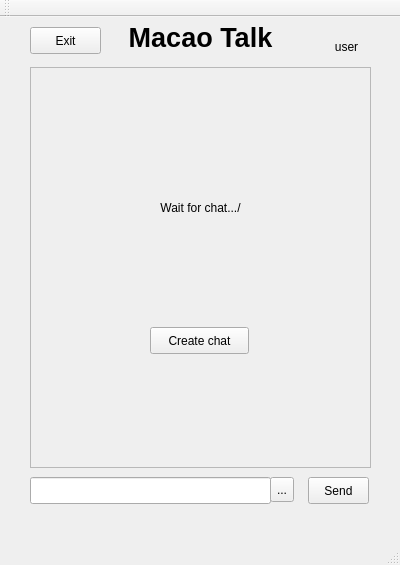
<?xml version="1.0" encoding="UTF-8"?>
<ui version="4.0">
 <class>MainWindow</class>
 <widget class="QMainWindow" name="MainWindow">
  <property name="geometry">
   <rect>
    <x>0</x>
    <y>0</y>
    <width>400</width>
    <height>565</height>
   </rect>
  </property>
  <property name="windowTitle">
   <string>MainWindow</string>
  </property>
  <widget class="QWidget" name="centralWidget">
   <widget class="QLabel" name="label">
    <property name="geometry">
     <rect>
      <x>120</x>
      <y>0</y>
      <width>161</width>
      <height>41</height>
     </rect>
    </property>
    <property name="font">
     <font>
      <pointsize>20</pointsize>
      <weight>75</weight>
      <bold>true</bold>
     </font>
    </property>
    <property name="text">
     <string>Macao Talk</string>
    </property>
    <property name="alignment">
     <set>Qt::AlignCenter</set>
    </property>
   </widget>
   <widget class="QLabel" name="label_2">
    <property name="geometry">
     <rect>
      <x>306</x>
      <y>20</y>
      <width>81</width>
      <height>20</height>
     </rect>
    </property>
    <property name="text">
     <string>user</string>
    </property>
    <property name="alignment">
     <set>Qt::AlignCenter</set>
    </property>
   </widget>
   <widget class="QPushButton" name="send_btn">
    <property name="geometry">
     <rect>
      <x>308</x>
      <y>460</y>
      <width>61</width>
      <height>27</height>
     </rect>
    </property>
    <property name="text">
     <string>Send</string>
    </property>
   </widget>
   <widget class="QLineEdit" name="send_edit">
    <property name="geometry">
     <rect>
      <x>30</x>
      <y>460</y>
      <width>241</width>
      <height>27</height>
     </rect>
    </property>
   </widget>
   <widget class="QPushButton" name="exit_btn">
    <property name="geometry">
     <rect>
      <x>30</x>
      <y>10</y>
      <width>71</width>
      <height>27</height>
     </rect>
    </property>
    <property name="text">
     <string>Exit</string>
    </property>
   </widget>
   <widget class="QPushButton" name="create_btn">
    <property name="geometry">
     <rect>
      <x>150</x>
      <y>310</y>
      <width>99</width>
      <height>27</height>
     </rect>
    </property>
    <property name="text">
     <string>Create chat</string>
    </property>
   </widget>
   <widget class="QLabel" name="info_label">
    <property name="geometry">
     <rect>
      <x>30</x>
      <y>150</y>
      <width>341</width>
      <height>81</height>
     </rect>
    </property>
    <property name="text">
     <string>Wait for chat.../</string>
    </property>
    <property name="alignment">
     <set>Qt::AlignCenter</set>
    </property>
   </widget>
   <widget class="QToolButton" name="file_btn">
    <property name="geometry">
     <rect>
      <x>270</x>
      <y>460</y>
      <width>24</width>
      <height>25</height>
     </rect>
    </property>
    <property name="toolTip">
     <string>send file</string>
    </property>
    <property name="text">
     <string>...</string>
    </property>
    <property name="popupMode">
     <enum>QToolButton::InstantPopup</enum>
    </property>
   </widget>
   <widget class="QScrollArea" name="scrollArea">
    <property name="geometry">
     <rect>
      <x>30</x>
      <y>50</y>
      <width>341</width>
      <height>401</height>
     </rect>
    </property>
    <property name="maximumSize">
     <size>
      <width>16777215</width>
      <height>16777215</height>
     </size>
    </property>
    <property name="autoFillBackground">
     <bool>true</bool>
    </property>
    <property name="frameShape">
     <enum>QFrame::StyledPanel</enum>
    </property>
    <property name="verticalScrollBarPolicy">
     <enum>Qt::ScrollBarAsNeeded</enum>
    </property>
    <property name="horizontalScrollBarPolicy">
     <enum>Qt::ScrollBarAsNeeded</enum>
    </property>
    <property name="sizeAdjustPolicy">
     <enum>QAbstractScrollArea::AdjustToContents</enum>
    </property>
    <property name="widgetResizable">
     <bool>true</bool>
    </property>
    <widget class="QWidget" name="scrollAreaWidgetContents">
     <property name="geometry">
      <rect>
       <x>0</x>
       <y>0</y>
       <width>339</width>
       <height>399</height>
      </rect>
     </property>
     <property name="sizePolicy">
      <sizepolicy hsizetype="Expanding" vsizetype="Expanding">
       <horstretch>0</horstretch>
       <verstretch>0</verstretch>
      </sizepolicy>
     </property>
     <widget class="QWidget" name="scroll_widget" native="true">
      <property name="geometry">
       <rect>
        <x>0</x>
        <y>0</y>
        <width>341</width>
        <height>401</height>
       </rect>
      </property>
      <property name="sizePolicy">
       <sizepolicy hsizetype="Ignored" vsizetype="Expanding">
        <horstretch>0</horstretch>
        <verstretch>0</verstretch>
       </sizepolicy>
      </property>
      <property name="maximumSize">
       <size>
        <width>16777215</width>
        <height>16777215</height>
       </size>
      </property>
      <property name="layoutDirection">
       <enum>Qt::LeftToRight</enum>
      </property>
      <property name="autoFillBackground">
       <bool>true</bool>
      </property>
      <layout class="QVBoxLayout" name="scroll_layout" stretch="">
       <property name="sizeConstraint">
        <enum>QLayout::SetMinAndMaxSize</enum>
       </property>
       <property name="bottomMargin">
        <number>0</number>
       </property>
      </layout>
     </widget>
    </widget>
   </widget>
   <zorder>scrollArea</zorder>
   <zorder>label</zorder>
   <zorder>label_2</zorder>
   <zorder>send_btn</zorder>
   <zorder>send_edit</zorder>
   <zorder>exit_btn</zorder>
   <zorder>create_btn</zorder>
   <zorder>info_label</zorder>
   <zorder>file_btn</zorder>
  </widget>
  <widget class="QMenuBar" name="menuBar">
   <property name="geometry">
    <rect>
     <x>0</x>
     <y>0</y>
     <width>400</width>
     <height>25</height>
    </rect>
   </property>
  </widget>
  <widget class="QToolBar" name="mainToolBar">
   <attribute name="toolBarArea">
    <enum>TopToolBarArea</enum>
   </attribute>
   <attribute name="toolBarBreak">
    <bool>false</bool>
   </attribute>
  </widget>
  <widget class="QStatusBar" name="statusBar"/>
 </widget>
 <layoutdefault spacing="6" margin="11"/>
 <resources/>
 <connections/>
</ui>
